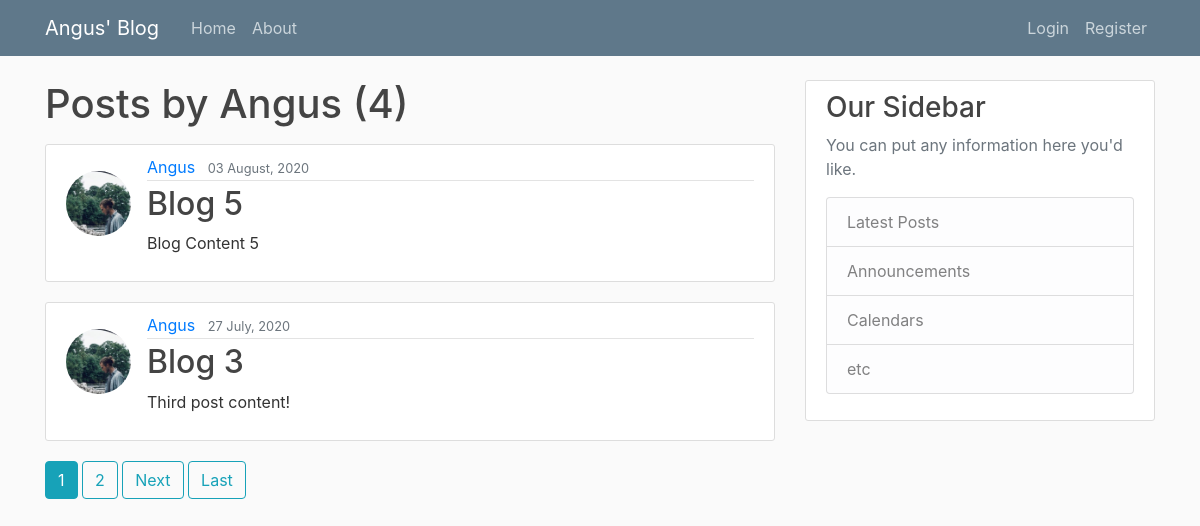
/user/Angus, run on the app's committed database.
### blog/models.py (models this page shows, shortened)
class Post(models.Model):
    title = models.CharField(max_length=100)
    content = models.TextField()
    date_posted = models.DateTimeField(default=timezone.now)
    author = models.ForeignKey(User, on_delete=models.CASCADE)

### users/models.py (models this page shows, shortened)
class Profile(models.Model):
    user = models.OneToOneField(User, on_delete=models.CASCADE)
    image = models.ImageField(default='default.jpg', upload_to='profile_pics')

### blog/views.py (the view)
# urls.py: path('user/<str:username>', UserPostListView.as_view(), name='user-posts'),
class UserPostListView(ListView):
    model = Post
    template_name = 'blog/user_posts.html'
    context_object_name = 'posts'
    paginate_by = 2
    def get_queryset(self):
        user = get_object_or_404(User, username=self.kwargs.get('username'))
        return Post.objects.filter(author=user).order_by('-date_posted')

### blog/templates/blog/user_posts.html (shortened to what this page needs)
{% extends 'blog/base.html' %}
{% block content %}
    <h1 class="mb-3">Posts by {{ view.kwargs.username }} ({{page_obj.paginator.count }})</h1>
    {% for post in posts %}
        <article class="media content-section">
            <img class="rounded-circle article-img mt-3" src="{{ post.author.profile.image.url }}" alt="">
            <div class="media-body">
            <div class="article-metadata">
                <a class="mr-2" href="{% url 'user-posts' post.author.username %}">{{ post.author }}</a>
                <small class="text-muted">{{ post.date_posted|date:"d F, Y" }}</small>
            </div>
                <h2><a class="article-title" href="{% url 'post-detail' post.id %}">{{ post.title }}</a></h2>
            <p class="article-content">{{ post.content }}</p>
            </div>
        </article>
    {% endfor %}
    {% if is_paginated %}
        {% for num in page_obj.paginator.page_range %}
            {% if page_obj.number == num %}
                <a class="btn btn-info mb-4" href="?page={{ num }}">{{ num }}</a>
            {% elif num > page_obj.number|add:'-3' and num < page_obj.number|add:'3'%}
                <a class="btn btn-outline-info mb-4" href="?page={{ num }}">{{ num }}</a>
            {% endif %}
        {% endfor %}
        {% if page_obj.has_next %}
            <a class="btn btn-outline-info mb-4" href="?page={{ page_obj.next_page_number }}">Next</a>
            <a class="btn btn-outline-info mb-4" href="?page={{ page_obj.paginator.num_pages }}">Last</a>
        {% endif %}
    {% endif %}
{% endblock content %}

### blog/static/blog/main.css (style rules this page uses)
body { background: #fafafa; color: #333333; margin-top: 5rem; }
h1, h2, h3, h4, h5, h6 { color: #444444; }
.content-section { background: #ffffff; padding: 10px 20px; border: 1px solid #dddddd; border-radius: 3px; margin-bottom: 20px; }
.article-title { color: #444444; }
.article-content { white-space: pre-line; }
.article-img { height: 65px; width: 65px; margin-right: 16px; }
.article-metadata { padding-bottom: 1px; margin-bottom: 4px; border-bottom: 1px solid #e3e3e3 }

### data on the page
Post: author.profile.image (picture), author "Angus", date_posted "03 August, 2020", title "Blog 5", content "Blog Content 5"
Post: author.profile.image (picture), author "Angus", date_posted "27 July, 2020", title "Blog 3", content "Third post content!"

### other printed values
{{ view.kwargs.username }} "Angus"
{{ page_obj.paginator.count }} "4"
{{ num }} "1"
{{ num }} "2"
